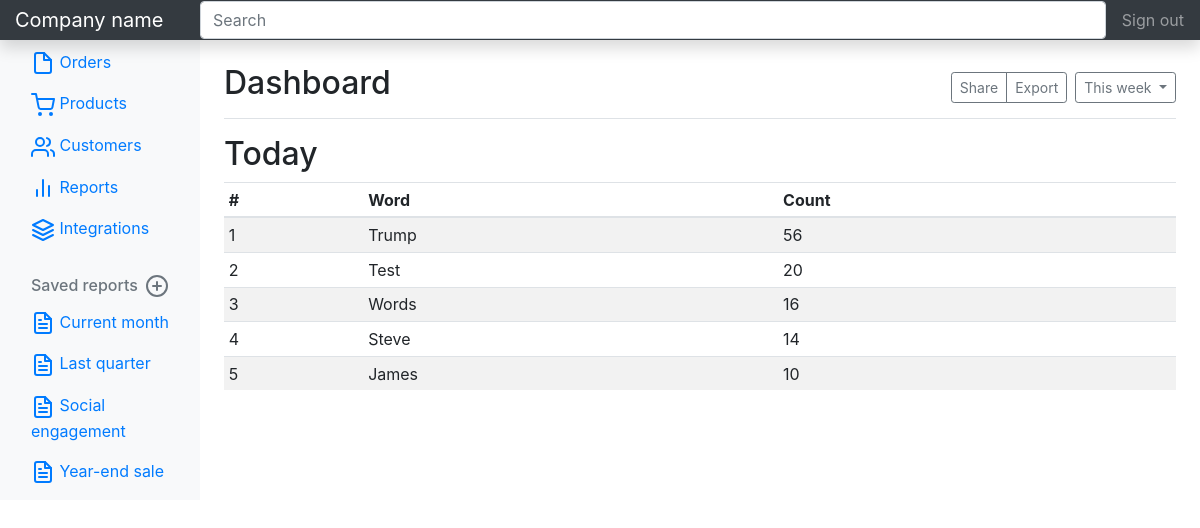
The app's page /dashboard/, older data.
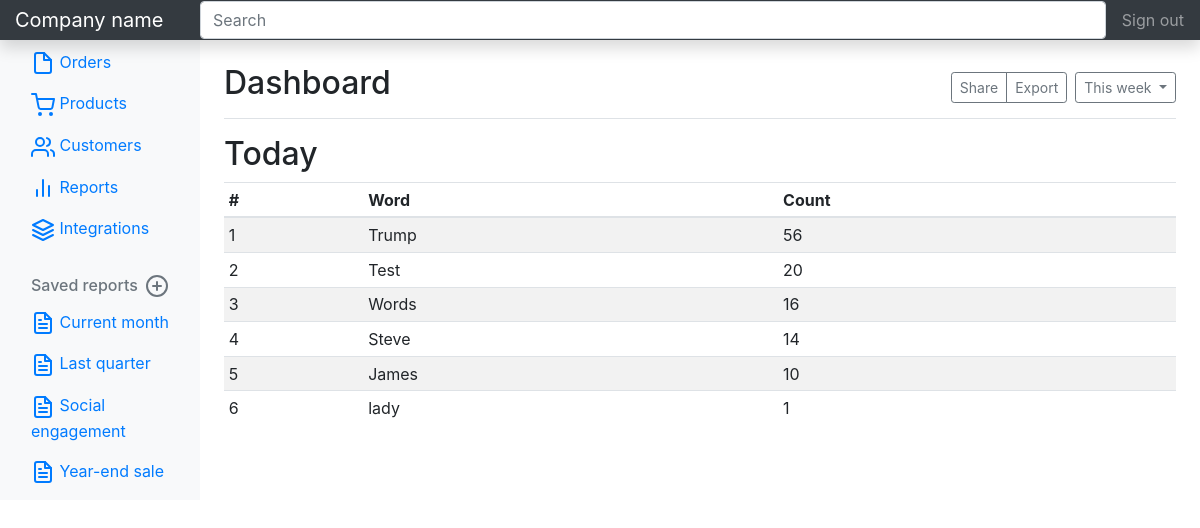
The same page, newer data.
### counter/models.py (models this page shows, shortened)
class Word(models.Model):
    word = models.CharField(max_length=200)
    number_of = models.IntegerField(default=1)

### counter/views.py (the view)
# urls.py: path('', views.dashboard, name='dashboard'),
def dashboard(request):
    words = Word.objects.all()
    x = [(word.word, word.number_of) for word in words]
    x.sort(key=lambda a: a[1])
    x.reverse()
    d = {w:n for w,n in enumerate(x, 1)}
    update()
    return render(request, 'counter/dashboard.html', {'words': d})

### counter/views.py (called while the page is built, shortened)
def update():
    current_words = Word()
    api = NewsApiClient(api_key='1f7851a84b9d499797e5518bee76b285')
    bbc = api.get_top_headlines(sources='bbc-news')['articles']

### counter/templates/counter/dashboard.html (shortened to what this page needs)
{% extends 'base.html' %} {% block content %} {% load staticfiles %}
        <main role="main" class="col-md-9 ml-sm-auto col-lg-10 px-4">
          <br/>
          <br/>
          <div class="d-flex justify-content-between flex-wrap flex-md-nowrap align-items-center pt-3 pb-2 mb-3 border-bottom">
            <h1 class="h2">Dashboard</h1>
            <div class="btn-toolbar mb-2 mb-md-0">
              <div class="btn-group mr-2">
                <button class="btn btn-sm btn-outline-secondary">Share</button>
                <button class="btn btn-sm btn-outline-secondary">Export</button>
              </div>
              <button class="btn btn-sm btn-outline-secondary dropdown-toggle">
                This week
              </button>
            </div>
          </div>
          <h2>Today</h2>
          <div class="table-responsive">
            <table class="table table-striped table-sm">
              <thead>
                <tr>
                  <th>#</th>
                  <th>Word</th>
                  <th>Count</th>
                </tr>
              </thead>
              <tbody>
                {% for k,v in words.items %}
                <tr>
                  <td>{{ k }}</td>
                  <td>{{ v.0 }}</td>
                  <td>{{ v.1 }}</td>
                  </tr>
                {% endfor %}
            </table>
          </div>
        </main>
      </div>
    </div>
    {% endblock %}

### wordcount/templates/base.html (shortened to what this page needs)
<!doctype html>
<html lang="en">
{% load staticfiles %}
  <head>
    <link rel="stylesheet" href="https://stackpath.bootstrapcdn.com/bootstrap/4.1.0/css/bootstrap.min.css">
    <link href="https://getbootstrap.com/docs/4.0/examples/dashboard/dashboard.css" rel="stylesheet">
  </head>
  <body>
    <nav class="navbar navbar-dark fixed-top bg-dark flex-md-nowrap p-0 shadow">
      <a class="navbar-brand col-sm-3 col-md-2 mr-0" href="#">Company name</a>
      <input class="form-control form-control-dark w-100" type="text" placeholder="Search" aria-label="Search">
      <ul class="navbar-nav px-3">
        <li class="nav-item text-nowrap">
          <a class="nav-link" href="#">Sign out</a>
        </li>
      </ul>
    </nav>
    <div class="container-fluid">
      <div class="row">
        <nav class="col-md-2 d-none d-md-block bg-light sidebar">
          <div class="sidebar-sticky">
            <ul class="nav flex-column">
              <li class="nav-item">
                <a class="nav-link active" href="#">
                </a>
              </li>
              <li class="nav-item">
                <a class="nav-link" href="#">
                  <span data-feather="file"></span>
                  Orders
                </a>
              </li>
              <li class="nav-item">
                <a class="nav-link" href="#">
                  <span data-feather="shopping-cart"></span>
                  Products
                </a>
              </li>
              <li class="nav-item">
                <a class="nav-link" href="#">
                  <span data-feather="users"></span>
                  Customers
                </a>
              </li>
              <li class="nav-item">
                <a class="nav-link" href="#">
                  <span data-feather="bar-chart-2"></span>
                  Reports
                </a>
              </li>
              <li class="nav-item">
                <a class="nav-link" href="#">
                  <span data-feather="layers"></span>
                  Integrations
                </a>
              </li>
            </ul>
            <h6 class="sidebar-heading d-flex justify-content-between align-items-center px-3 mt-4 mb-1 text-muted">
              <span>Saved reports</span>
              <a class="d-flex align-items-center text-muted" href="#">
                <span data-feather="plus-circle"></span>
              </a>
            </h6>
            <ul class="nav flex-column mb-2">
              <li class="nav-item">
                <a class="nav-link" href="#">
                  <span data-feather="file-text"></span>
                  Current month
                </a>
              </li>
              <li class="nav-item">
                <a class="nav-link" href="#">
                  <span data-feather="file-text"></span>
                  Last quarter
                </a>
              </li>
              <li class="nav-item">
                <a class="nav-link" href="#">
                  <span data-feather="file-text"></span>
                  Social engagement
                </a>
              </li>
              <li class="nav-item">
                <a class="nav-link" href="#">
                  <span data-feather="file-text"></span>
                  Year-end sale
                </a>
              </li>
            </ul>
          </div>
        </nav>
      {% block content %} {% endblock %}
  </body>
</html>

Row changes from the older to the newer data that the page shows:
added Word: word "lady"
Text that changed along with them:
new list line: "6 1"
